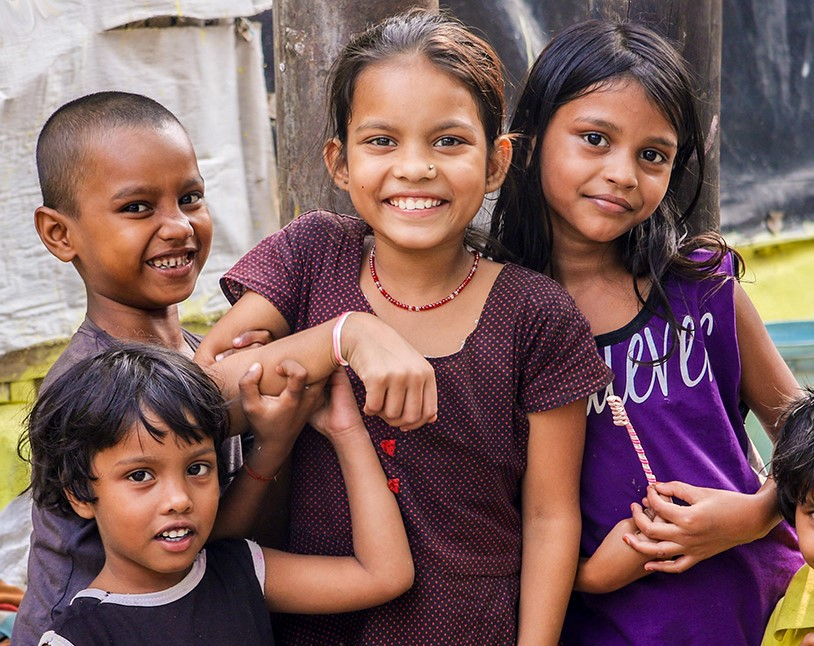
#> input picture Face_Detection/test3.jpg, 814 x 646 px
$ python face.py
#> lines starting #> are read from the running program, lines starting #| are printed output that depends on the picture; after the words box and inside, x2 and y2 are one past the last pixel; in counts of white or black regions, pixels touching at a corner belong together
import cv2

# Load the cascade
face_cascade = cv2.CascadeClassifier('haarcascade_frontalface_default.xml')

# Read the input image
img = cv2.imread('test3.jpg')
#> img is the input picture: shape (646, 814, 3); mean B, G, R 93.6, 95, 126.1

# Convert into grayscale
gray = cv2.cvtColor(img, cv2.COLOR_BGR2GRAY)
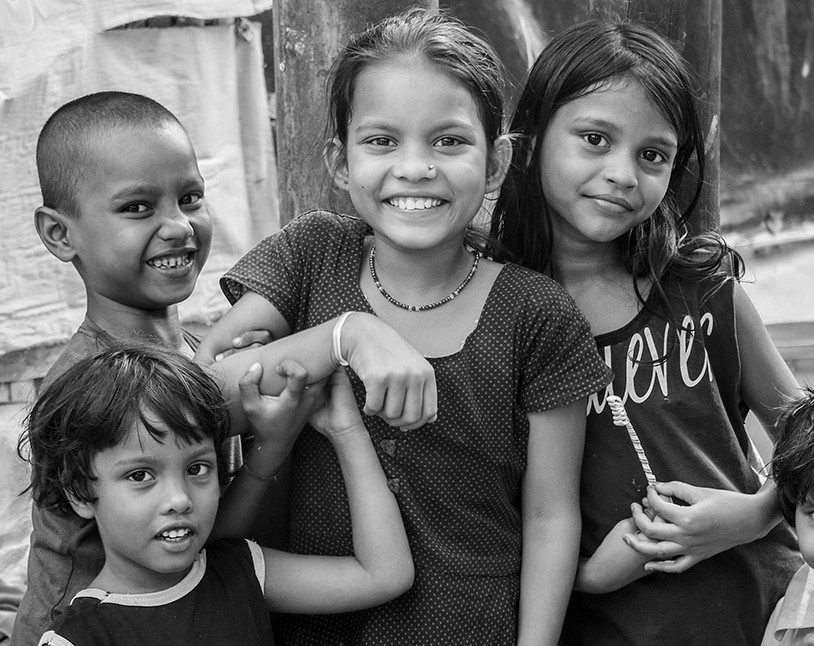
#> gray: shape (646, 814); min 0, max 255, mean 104.2

# Detect faces
faces = face_cascade.detectMultiScale(gray, 1.20, 4)
#> faces = [[535, 85, 159, 159], [89, 145, 150, 150], [92, 416, 154, 154], [326, 70, 175, 175]]

# Draw rectangle around the faces
for (x, y, w, h) in faces:
    cv2.rectangle(img, (x, y), (x + w, y + h), (255, 255, 255), 5)
#> this loop made 4 passes
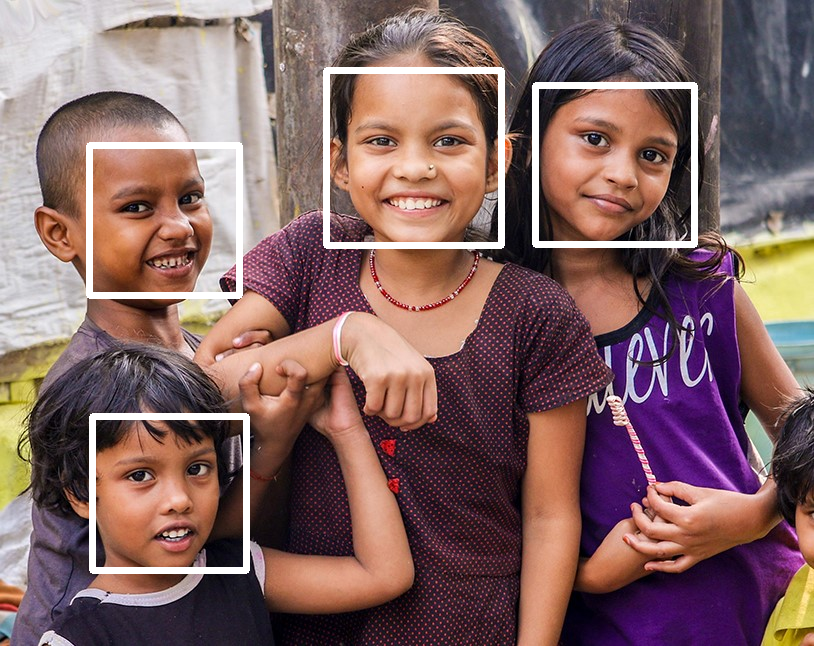
#> img: shape (646, 814, 3); 3.38% of pixels changed, all inside (x1, y1, x2, y2) = (86, 67, 698, 574)

# Display the output
cv2.imshow('img', img)
# To write the Detected file into folder
cv2.imwrite("face_detected.png", img)
cv2.waitKey()

$ run again, with Face_Detection/test2.jpg copied over Face_Detection/test3.jpg
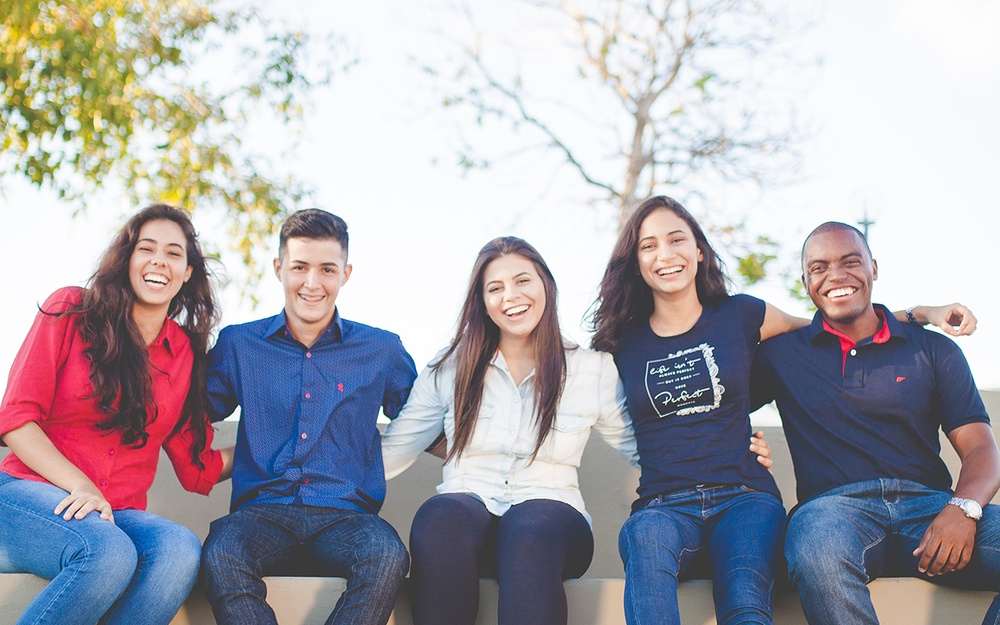
#> input picture Face_Detection/test2.jpg, 1000 x 625 px, shrunk from 1280 x 800 before the run
#> img is the input picture: shape (625, 1000, 3); mean B, G, R 173.6, 165.5, 168.5
#> `gray = cv2.cvtColor(img, cv2.COLOR_BGR2GRAY)`:
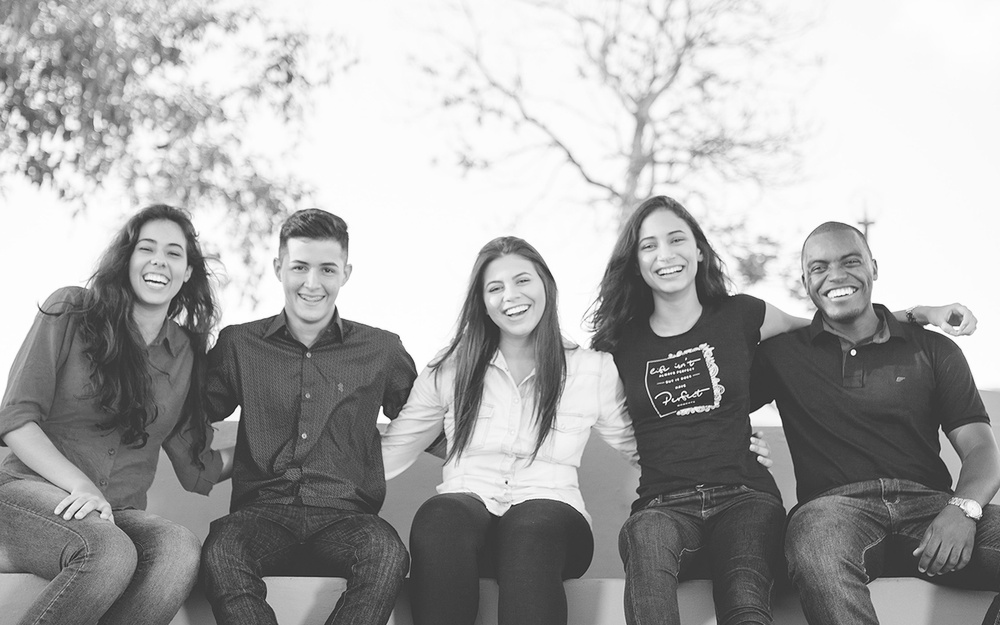
#> gray: shape (625, 1000); min 4, max 255, mean 167.3
#> faces = [[126, 282, 68, 68], [740, 412, 56, 56], [626, 213, 75, 75], [124, 222, 74, 74], [795, 233, 78, 78], [272, 238, 76, 76], [475, 256, 73, 73], [467, 424, 78, 78]]
#> the loop `for (x, y, w, h) in faces:` made 8 passes
#> after the loop `for (x, y, w, h) in faces:`:
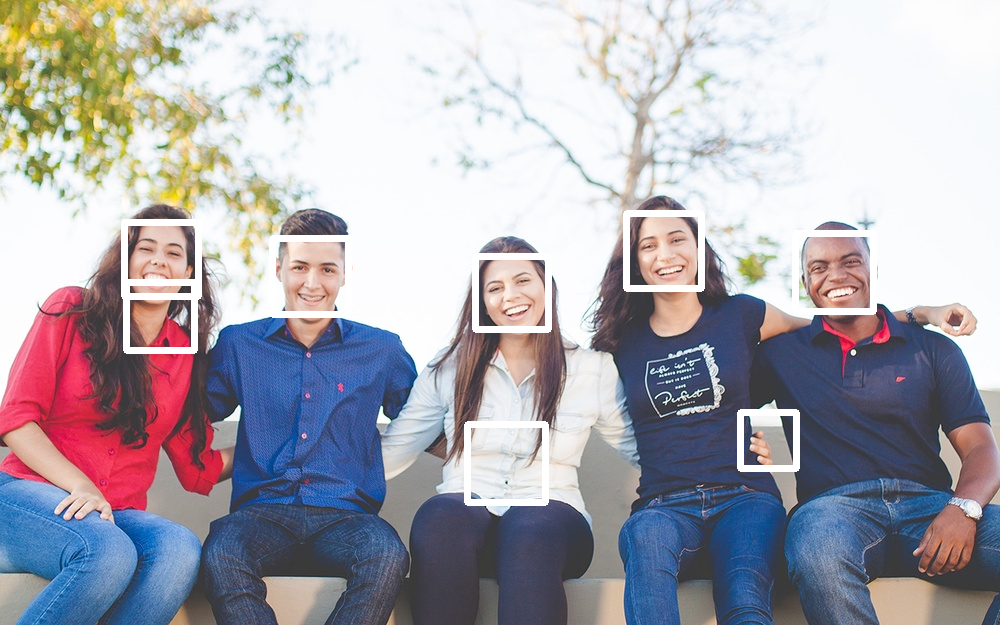
#> img: shape (625, 1000, 3); 2.53% of pixels changed, all inside (x1, y1, x2, y2) = (121, 210, 877, 506)

$ run again, with Face_Detection/test.jpg copied over Face_Detection/test3.jpg
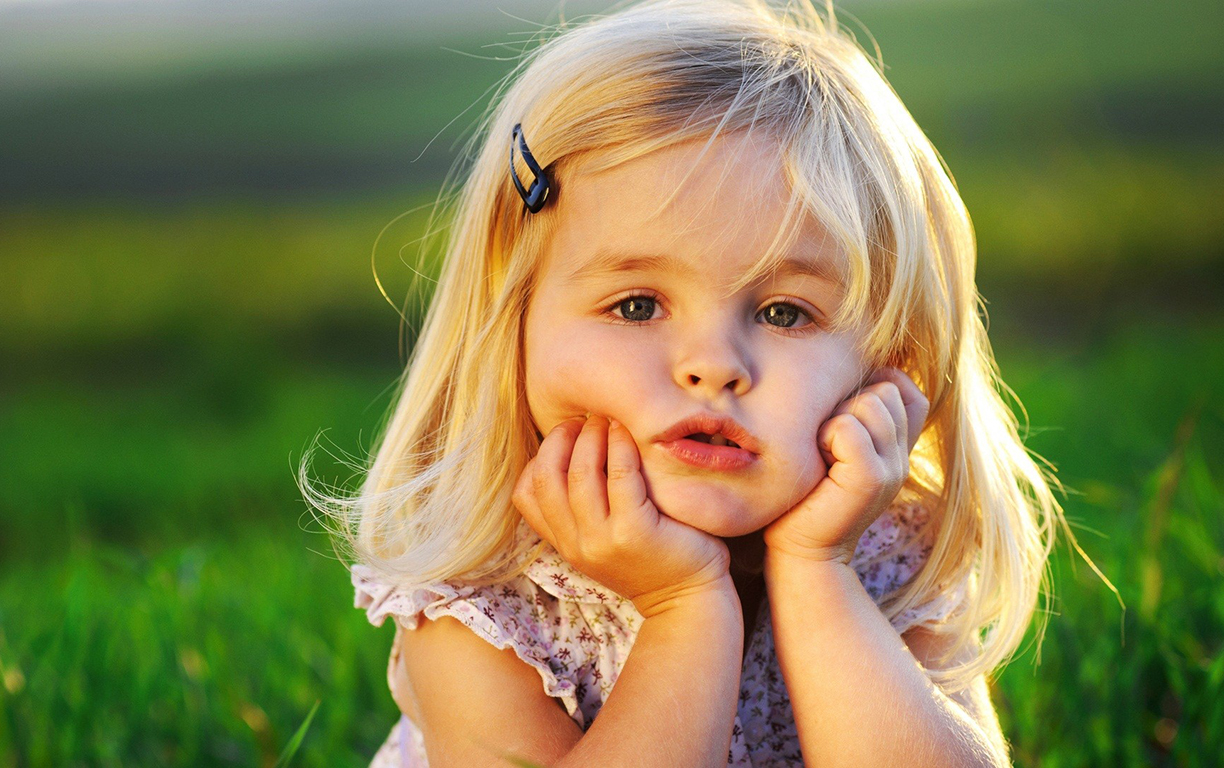
#> input picture Face_Detection/test.jpg, 1224 x 768 px
#> img is the input picture: shape (768, 1224, 3); mean B, G, R 78.5, 127.7, 130
#> `gray = cv2.cvtColor(img, cv2.COLOR_BGR2GRAY)`:
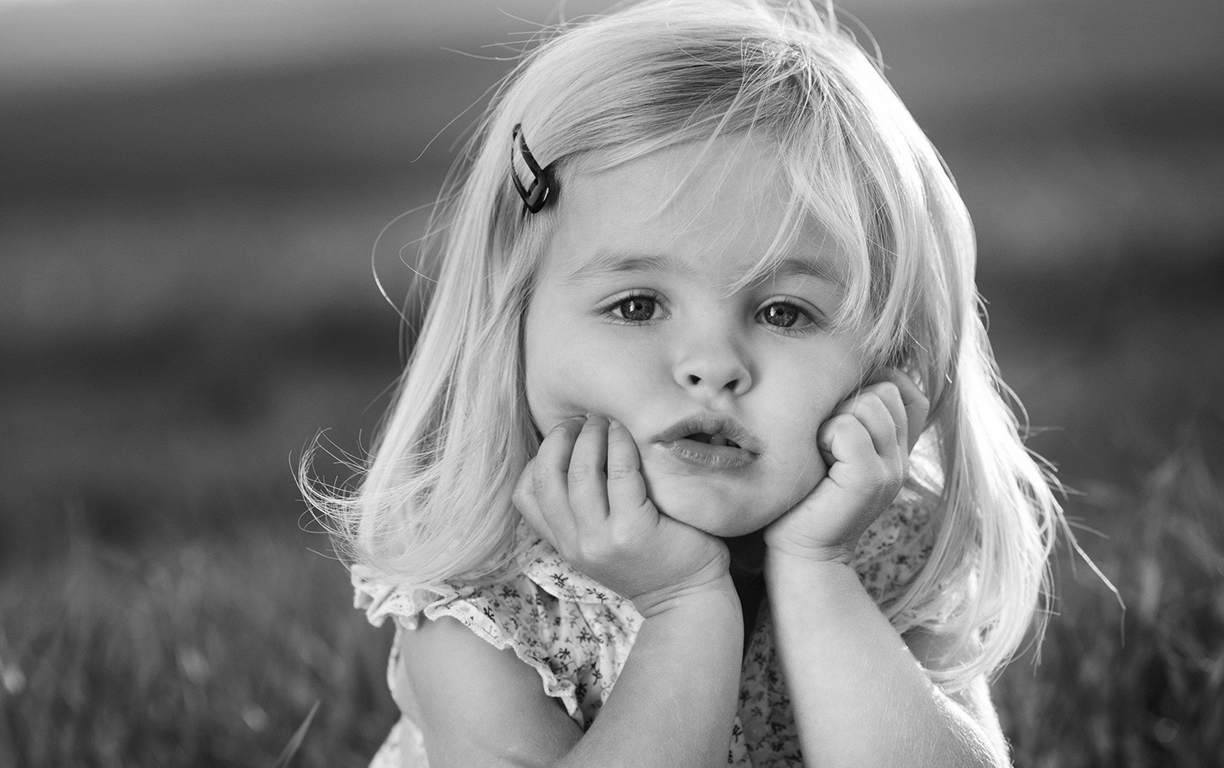
#> gray: shape (768, 1224); min 1, max 255, mean 122.7
#> faces = ()
